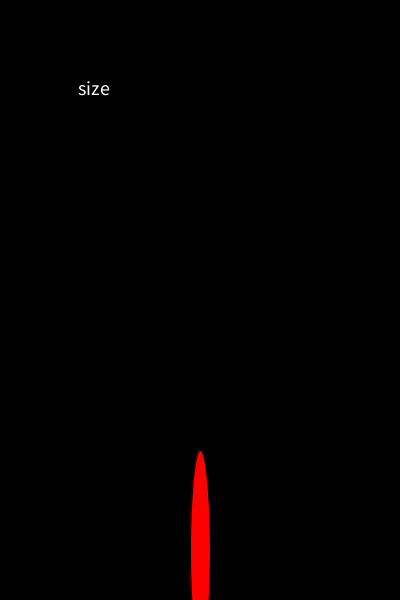
Frame 1 (no input)
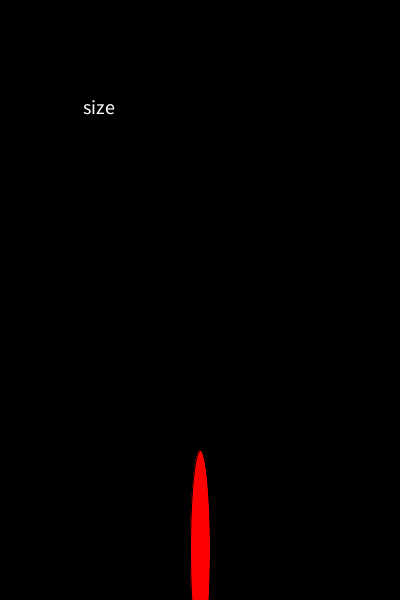
Frame 60 (the mouse pressed at the canvas centre just before this capture)
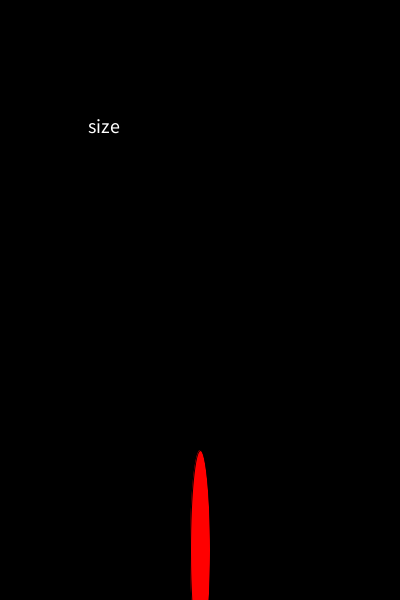
Frame 120 (the mouse held since frame 60 and released just before this capture)

The Processing sketch that drew these frames (run headless with seeded random() and noise(); from frame 60 on, the mouse is pressed at the canvas centre):

// Processing sketch: week06_A_GAME
// ── week06_A_GAME.pde
void setup(){
  size(400,600);
  textSize(20);
  randomQ();
}
void randomQ(){
  int i= int (random(QQ.length));
  Q=QQ[i];
  x=random(0,300);
  y=random(0,100);
}
String []QQ={"void","apple","monkey","size","background"};
String Q ="hello",A="";
float x=100, y=100;
void draw(){
  background(0);
  fill(#FFFFFF); text(Q,x,y);
  fill(#FF0000); text(A,x,y);
  ellipse(200,550,20,200);
  float dx=(200-x), dy=(550-y),d=sqrt(dx*dx+dy*dy)*3;
  x+= dx/d;
  y+= dy/d; 
  if(keyPressed){
    stroke(255,0,0);
    line(200,550,x,y);
  }
}
void keyPressed(){
  int i = A.length();
  if(key==Q.charAt(i)){
    A+=key;
    if(Q.equals(A)){
    randomQ();
    A="";
    }
  }
}
